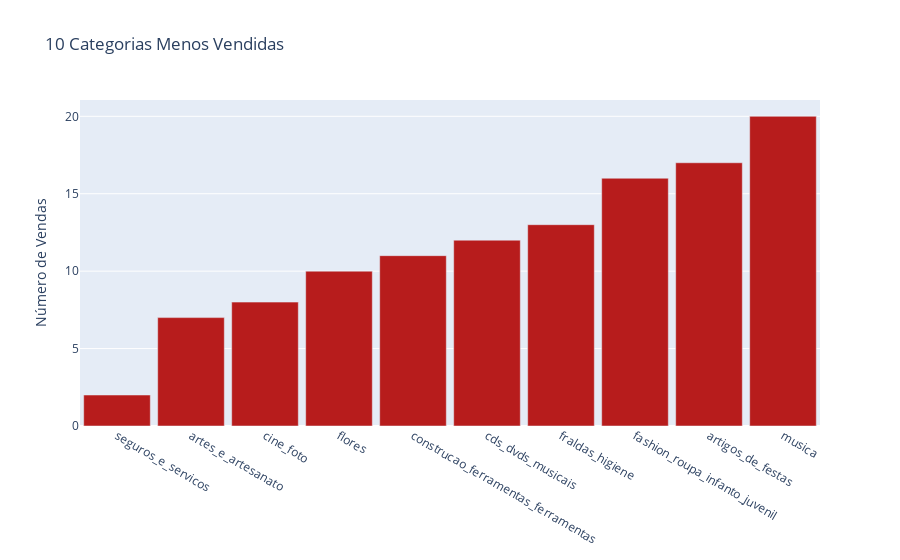

This figure's notebook cell:
### Code cell
# Categorias menos vendidas
trace_ls = go.Bar(x=menos_vendidas.index,
                  y=menos_vendidas.values,
                  marker=dict(color='#b71c1c'))

layout_ls = go.Layout(title='10 Categorias Menos Vendidas',
                      yaxis=dict(title='Número de Vendas'),
                      bargap=.1)

fig_ls = go.Figure(data=[trace_ls],
                   layout=layout_ls)

iplot(fig_ls)

### Figure 1 — Plotly figure (JSON) as saved in the notebook; plotly's stock layout.template omitted (floating-point values rounded to 4 significant figures)
{"data": [{"marker": {"color": "#b71c1c"}, "type": "bar", "x": ["seguros_e_servicos", "artes_e_artesanato", "cine_foto", "flores", "construcao_ferramentas_ferramentas", "cds_dvds_musicais", "fraldas_higiene", "fashion_roupa_infanto_juvenil", "artigos_de_festas", "musica"], "y": [2, 7, 8, 10, 11, 12, 13, 16, 17, 20]}], "layout": {"bargap": 0.1, "title": {"text": "10 Categorias Menos Vendidas"}, "yaxis": {"title": {"text": "Número de Vendas"}}}}
